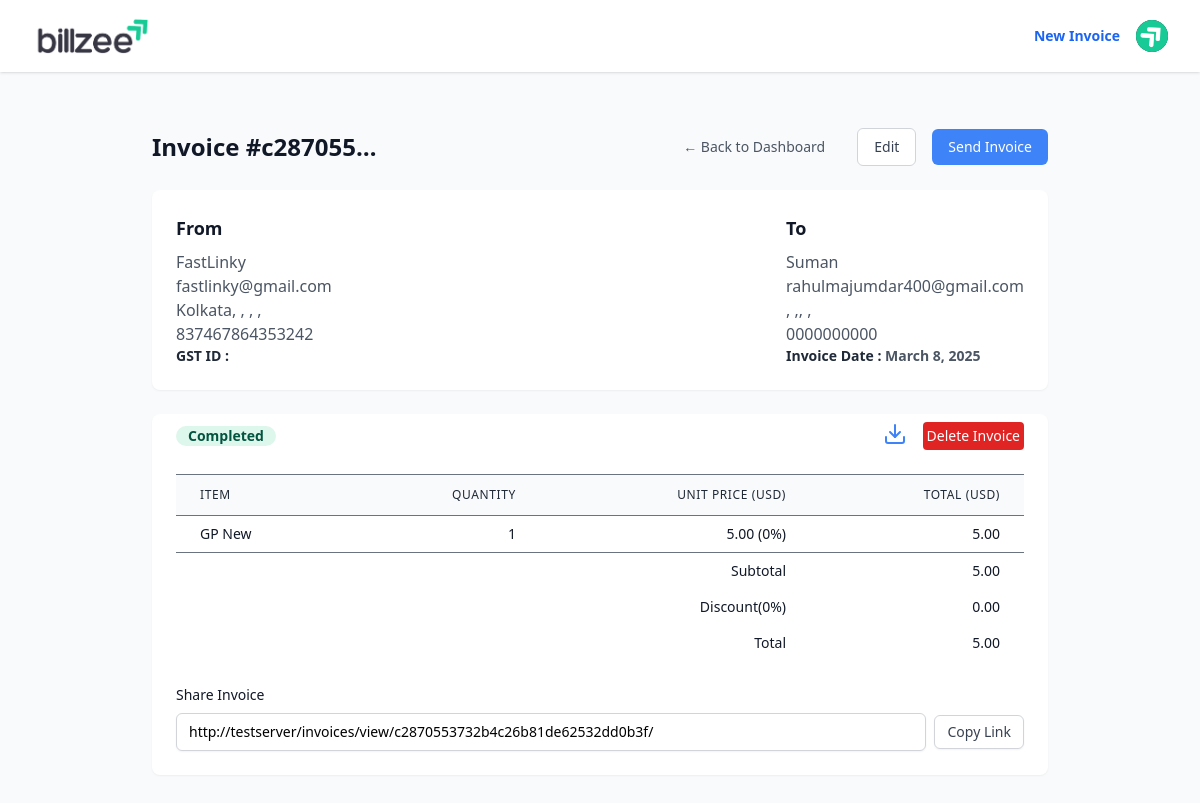
The page /invoices/11/ (signed in) on the database as committed earlier.
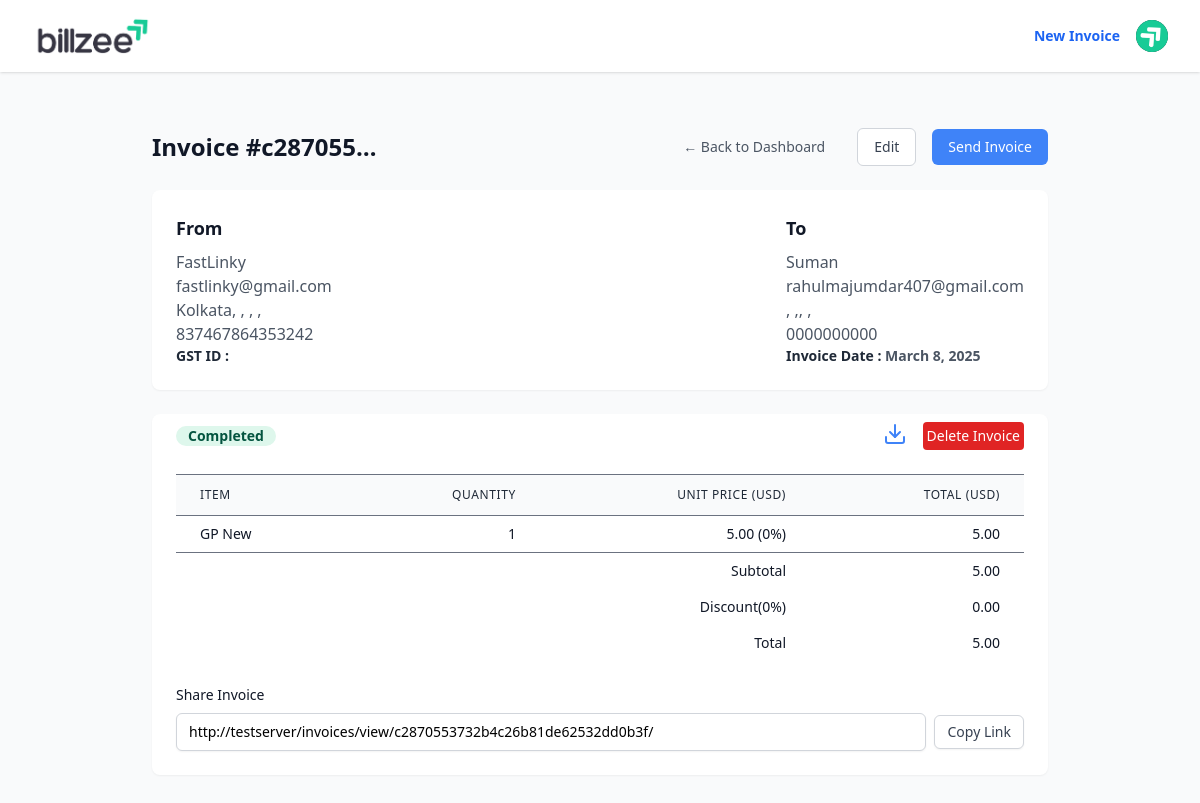
The same page on the database as committed later.
### invoices/models.py (models this page shows, shortened)
class Invoice(models.Model):
    STATUS_CHOICES = [
        ('pending', 'Pending'),
        ('completed', 'Completed'),
        ('canceled', 'Canceled'),
    ]
    CURRENCY_CHOICES = [
        ('USD', 'USD'),
        ('INR', 'INR'),
        ('EUR', 'EUR'),
        ('GBP', 'GBP'),
        ('JPY', 'JPY'),
        ('AUD', 'AUD'),
        ('CAD', 'CAD'),
    ]
    invoice_id = models.CharField(max_length=19, editable=False, unique=True)
    user = models.ForeignKey(settings.AUTH_USER_MODEL, on_delete=models.CASCADE)
    profile = models.ForeignKey(Profile, on_delete=models.PROTECT, related_name='invoices', null=True, blank=True)
    customer_name = models.CharField(max_length=100)
    customer_email = models.EmailField()
    customer_contact = models.CharField(max_length=10, help_text="Numeric contact number (max 10 digits)", default="0000000000")
    customer_address = models.CharField(max_length=200, default="")
    customer_country = models.CharField(max_length=50, blank=True)
    customer_zip = models.CharField(max_length=7, blank=True, help_text="Postal/Zip code")
    customer_state = models.CharField(max_length=50, blank=True)
    customer_city = models.CharField(max_length=50, blank=True)
    billing_date = models.DateField(default=timezone.now)
    due_date = models.DateField()
    status = models.CharField(max_length=20, choices=STATUS_CHOICES, default='pending')
    notes = models.TextField(blank=True)
    created_at = models.DateTimeField(auto_now_add=True)
    updated_at = models.DateTimeField(auto_now=True)
    currency = models.CharField(max_length=3, choices=CURRENCY_CHOICES, default='USD')
    subtotal_amount = models.DecimalField(max_digits=10, decimal_places=2, default=0)
    gst_rate = models.DecimalField(max_digits=5, decimal_places=2, default=0)
    total_amount = models.DecimalField(max_digits=10, decimal_places=2, default=0)
    is_sent = models.BooleanField(default=False, help_text='Indicates if the invoice has been sent to the customer')

### users/models.py (models this page shows, shortened)
class Profile(models.Model):
    user = models.ForeignKey(CustomUser, on_delete=models.CASCADE, related_name='profiles')
    is_active = models.BooleanField(default=False)
    company_name = models.CharField(max_length=100)
    company_email = models.EmailField()
    password = models.CharField(max_length=128, default='')
    phone_number = models.CharField(max_length=20)
    address = models.TextField()
    city = models.CharField(max_length=100, blank=True)
    state = models.CharField(max_length=100, blank=True)
    country = models.CharField(max_length=100)
    pin_or_zip = models.CharField(max_length=7, blank=True)
    gst_id = models.CharField(max_length=20, blank=True)
    created_at = models.DateTimeField(auto_now_add=True)
    updated_at = models.DateTimeField(auto_now=True)
    class Meta:
        constraints = [
            models.UniqueConstraint(
                fields=['user', 'is_active'],
                condition=models.Q(is_active=True),
                name='unique_active_profile'
            )
        ]

### invoices/views.py (the view)
# urls.py: path('<int:pk>/', views.invoice_detail, name='detail'),
@login_required
def invoice_detail(request, pk):
    invoice = get_object_or_404(Invoice, pk=pk, profile__user=request.user)
    original_subtotal = sum(item.quantity * item.unit_price for item in invoice.items.all())
    total_discount_rate = sum(int(item.discount) for item in invoice.items.all())
    total_discount = sum(
        (item.quantity * item.unit_price * item.discount) / Decimal('100')
        for item in invoice.items.all()
    )
    subtotal = original_subtotal - total_discount or Decimal('0')
    gst_rate = invoice.gst_rate or Decimal('0')
    gst_amount = (subtotal * gst_rate) / Decimal('100')
    total_amount = subtotal + gst_amount
    return render(request, 'invoices/invoice_detail.html', {
        'invoice': invoice,
        'original_subtotal': original_subtotal,
        'total_discount': total_discount,
        'subtotal': subtotal,
        'gst_amount': gst_amount,
        'total_amount': total_amount,
        'total_discount_rate': total_discount_rate,
        'title': f'Invoice #{invoice.invoice_id}'
    })

### templates/invoices/invoice_detail.html (shortened to what the changed rows need)
{% extends 'base.html' %}
{% load static %}
{% block content %}
<div class="container mx-auto px-4 py-8">
    <div class="max-w-4xl mx-auto">
        <div class="flex items-center justify-between mb-6">
            <h1 class="text-2xl font-bold text-gray-900">
                Invoice #{{ invoice.invoice_id|truncatechars:8 }}
            </h1>
            <div class="flex items-center space-x-4">
                <a href="{% url 'invoices:dashboard' %}" class="text-sm text-gray-600 hover:text-gray-900">
                </a>
                <div class="flex items-center space-x-2">
                </div>
            </div>
        </div>
        {% if invoice.profile %}
        <div class="bg-white rounded-lg shadow-sm p-6 mb-6">
            <div class="flex justify-between">
                <div>
                    <h2 class="text-lg font-semibold text-gray-900 mb-2">From</h2>
                    <div class="text-gray-600">
                        <p class="font-medium">{{ invoice.profile.company_name }}</p>
                        <p>{{ invoice.profile.company_email }}</p>
                        <p>{{ invoice.profile.address }}, {{ invoice.profile.city}}, {{invoice.profile.country}},
                            {{invoice.profile.state}}, {{invoice.profile.pin_or_zip}} </p>
                        {% if invoice.profile.phone_number %}
                        <p>{{ invoice.profile.phone_number }}</p>
                        {% endif %}
                        <p class="text-gray-800 text-sm font-semibold">GST ID :  </p>
                    </div>
                </div>
                <div>
                    <h2 class="text-lg font-semibold text-gray-900 mb-2">To</h2>
                    <div class="text-gray-600">
                        <p class="font-medium">{{ invoice.customer_name }}</p>
                        <p>{{ invoice.customer_email }}</p>
                        <p>{{ invoice.customer_address }}, {{ invoice.customer_city}},{{invoice.customer_country}},
                            {{invoice.customer_state}}, {{invoice.customer_zip}}</p>
                        <p>{{ invoice.customer_contact }}</p>
                        <p class="text-gray-800 text-sm font-semibold">Invoice Date : <span class="text-gray-600">{{ invoice.billing_date }}</span> </p>
                    </div>
                </div>
            </div>
        </div>
        {% endif %}
        <div class="bg-white rounded-lg shadow-sm overflow-hidden">
            <div class="p-6 pt-2">
                <div class="flex justify-between mb-6">
                    <div class="flex items-center gap-3">
                        <span class="px-3 inline-flex text-sm leading-5 font-semibold rounded-full
                            {% if invoice.status == 'completed' %}
                                bg-green-100 text-green-800
                            {% elif invoice.status == 'pending' %}
                                bg-yellow-100 text-yellow-800
                            {% else %}
                                bg-red-100 text-red-800
                            {% endif %}">
                            {{ invoice.status|title }}
                        </span>
                    </div>
                </div>
                <table class="min-w-full divide-y divide-gray-200">
                    <thead class="border-t border-b border-gray-500">
                        <tr>
                            <th class="px-6 py-3 bg-gray-50 text-left text-xs font-medium text-gray-800 uppercase tracking-wider">
                                Item
                            </th>
                            <th class="px-6 py-3 bg-gray-50 text-right text-xs font-medium text-gray-800 uppercase tracking-wider">
                                Quantity
                            </th>
                            <th class="px-6 py-3 bg-gray-50 text-right text-xs font-medium text-gray-800 uppercase tracking-wider">
                                Unit Price ({{ invoice.get_currency_display }})
                            </th>
                            <th class="px-6 py-3 bg-gray-50 text-right text-xs font-medium text-gray-800 uppercase tracking-wider">
                                Total ({{ invoice.get_currency_display }})
                            </th>
                        </tr>
                    </thead>
                </table>
                <div class="mt-6">
                    <div class="mt-2 flex items-center space-x-2">
                        <input type="text" readonly value="{{ request.scheme }}://{{ request.get_host }}{% url 'invoices:customer_view' invoice.invoice_id %}"
                            class="flex-1 block w-full rounded-md border-gray-300 shadow-sm focus:border-blue-500 focus:ring-blue-500 sm:text-sm"
                            onclick="this.select();"
                        >
                        <button type="button" onclick="navigator.clipboard.writeText(this.previousElementSibling.value)" class="inline-flex items-center px-3 py-2 border border-gray-300 shadow-sm text-sm leading-4 font-medium rounded-md text-gray-700 bg-white hover:bg-gray-50 focus:outline-none" id="copy-link">
                            Copy Link
                        </button>
                    </div>
                </div>
            </div>
        </div>
    </div>
</div>
{% endblock %}

Rows that differ between the two databases and show on the page:
changed Invoice "Suman": customer_email "rahulmajumdar400@gmail.com" → "rahulmajumdar407@gmail.com"
